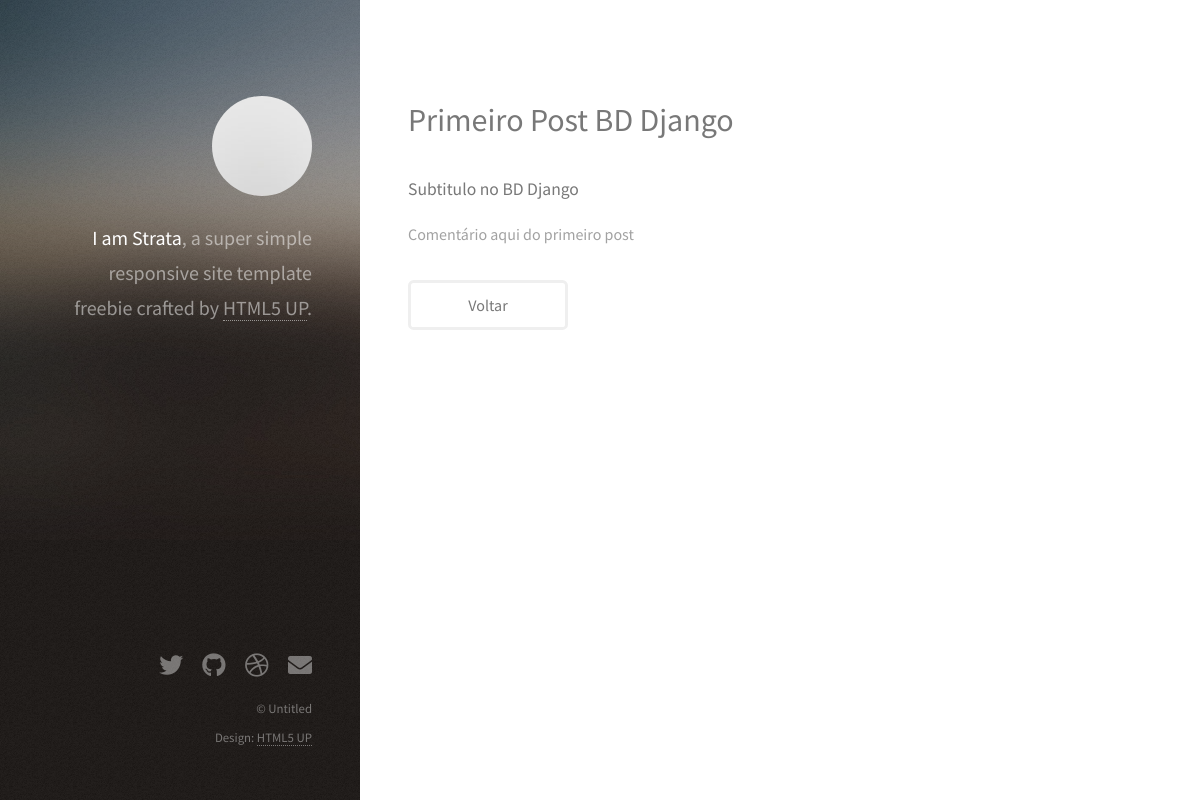
The page /blog/post/1/ on the database as committed earlier.
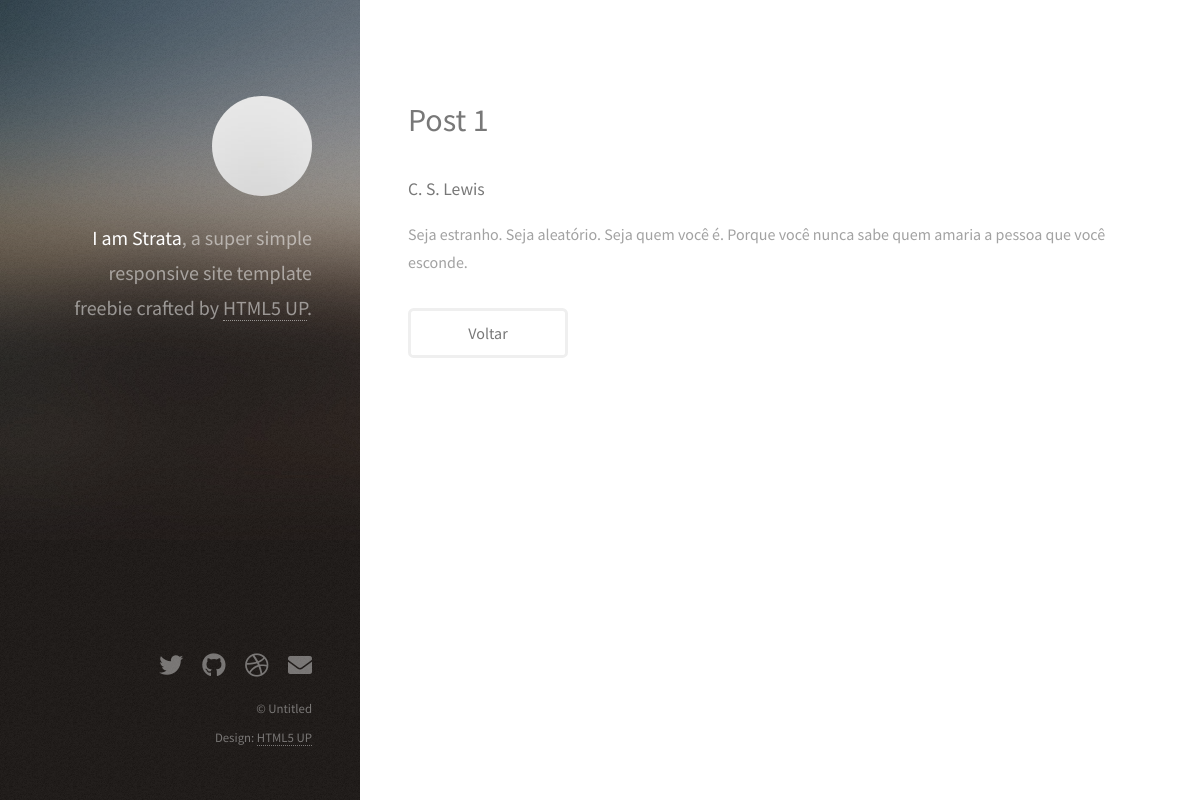
The same page on the database as committed later.
### website/models.py (models this page shows, shortened)
class Post(models.Model):
    title = models.CharField(max_length=100)
    sub_title = models.CharField(max_length=200)
    content = models.TextField()
    categories = models.CharField(
        max_length=2,
        choices=Categorias.choices,
        default=Categorias.GR,
    )
    deleted = models.BooleanField(default=True)

### website/views.py (the view)
# urls.py: path('post/<int:id>/', post_detail, name='post_detail'),
def post_detail(request, id):
    post = Post.objects.get(id=id)
    return render(request, 'post_detail.html', {'post':post})

### website/templates/post_detail.html (shortened to what this page needs)
{% load static %}
<!DOCTYPE HTML>
<html>
	<head>
		<link rel="stylesheet" href="{% static 'assets/css/main.css' %}" />
	</head>
	<body class="is-preload">
			<header id="header">
				<div class="inner">
					<a href="#" class="image avatar"><img src="{% static 'images/avatar.jpg' %}" alt="" /></a>
					<h1><strong>I am Strata</strong>, a super simple<br />
					responsive site template freebie<br />
					crafted by <a href="http://html5up.net">HTML5 UP</a>.</h1>
				</div>
			</header>
			<div id="main">
					<section id="one">
						<header class="major">
                            <h2>{{ post.title }}</h2>
                            <h4>{{ post.sub_title }}</h4>
						</header>
						<p>{{ post.content }}</p>
						<ul class="actions">
							<li><a href="{% url 'home_blog' %}" class="button">Voltar</a></li>
						</ul>
                    </section>
			<footer id="footer">
				<div class="inner">
					<ul class="icons">
						<li><a href="#" class="icon brands fa-twitter"><span class="label">Twitter</span></a></li>
						<li><a href="#" class="icon brands fa-github"><span class="label">Github</span></a></li>
						<li><a href="#" class="icon brands fa-dribbble"><span class="label">Dribbble</span></a></li>
						<li><a href="#" class="icon solid fa-envelope"><span class="label">Email</span></a></li>
					</ul>
					<ul class="copyright">
						<li>&copy; Untitled</li><li>Design: <a href="http://html5up.net">HTML5 UP</a></li>
					</ul>
				</div>
            </footer>
	</body>
</html>

Rows that differ between the two databases and show on the page:
changed Post: title "Primeiro Post BD Django" → "Post 1"; sub_title "Subtitulo no BD Django" → "C. S. Lewis"; content "Comentário aqui do primeiro post" → "Seja estranho. Seja aleatório. Seja quem você é. Porque você nunca sabe quem amaria a pessoa que você esconde."
